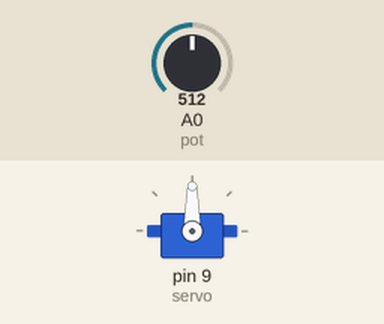
Recording of a sketch running on a simulated Arduino Uno, built with avr-gcc and run on an emulated ATmega328P. Parts: servo. The test bench sets the inputs (shaded band); at power-on: A0 (pot) = 512. What the sketch prints to the serial monitor is not drawn.

Above: at 1.2 s.
1.3 s: A0 (pot) set to 716
At 2.1 s:
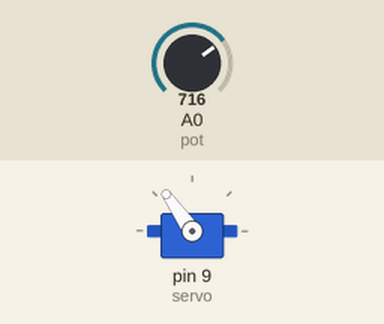
2.8 s: A0 (pot) set to 900
At 3.3 s:
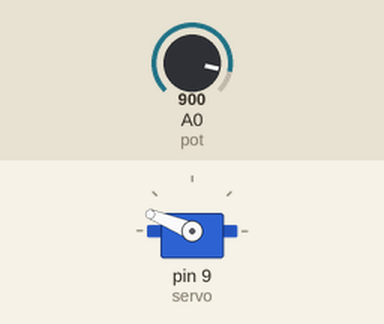
4.3 s: A0 (pot) set to 1023
At 5.5 s:
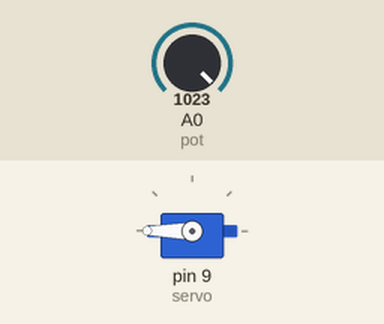
5.8 s: A0 (pot) set to 306
At 6.8 s:
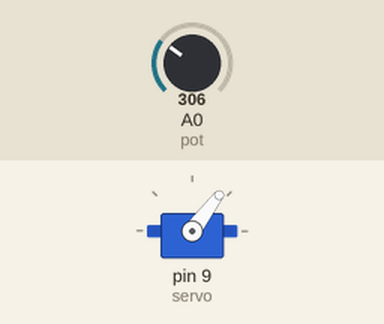
7.3 s: A0 (pot) set to 122
At 7.9 s:
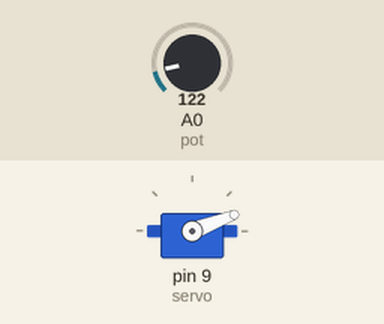
Timing chart, 0 to 9.8 s (numbered marks = the images above; inputs shaded):
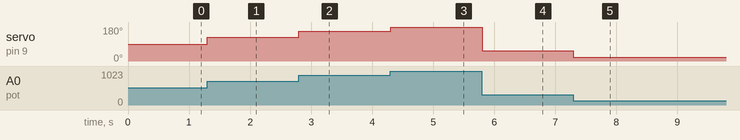

Measured:
- after the input at 1.3 s, servo on pin 9 (servo): 90° → 125° at once
- after the input at 2.8 s, servo on pin 9 (servo): 125° → 158° at once
- after the input at 4.3 s, servo on pin 9 (servo): 158° → 180° at once
- after the input at 5.8 s, servo on pin 9 (servo): 180° → 53° at once
- after the input at 7.3 s, servo on pin 9 (servo): 53° → 21° at once

The sketch:

ARM_REVISTED.ino
```cpp
#include <Servo.h>


int pot = 0;
int potvalue = analogRead(pot);
Servo servo;


void setup() {
  pinMode(pot, INPUT);
  servo.attach(9);
  Serial.begin(9600);
}


void loop() {

  Serial.println(potvalue);
  delay(1);
  int potvalue = analogRead(pot);
  potvalue= map(potvalue, 0, 1023, 0, 180);
  servo.write(potvalue);
  delay(1);

}
```
